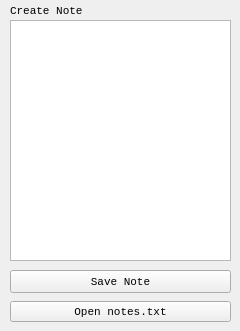
    <widget class="QWidget" name="tab_6">
     <attribute name="title">
      <string>Notes</string>
     </attribute>
     <widget class="QLabel" name="label_25">
      <property name="geometry">
       <rect>
        <x>10</x>
        <y>3</y>
        <width>221</width>
        <height>16</height>
       </rect>
      </property>
      <property name="font">
       <font>
        <family>Consolas</family>
        <pointsize>8</pointsize>
       </font>
      </property>
      <property name="text">
       <string>Create Note</string>
      </property>
      <property name="wordWrap">
       <bool>true</bool>
      </property>
     </widget>
     <widget class="QPushButton" name="pushButton_18">
      <property name="geometry">
       <rect>
        <x>10</x>
        <y>270</y>
        <width>221</width>
        <height>23</height>
       </rect>
      </property>
      <property name="font">
       <font>
        <family>Consolas</family>
        <pointsize>8</pointsize>
       </font>
      </property>
      <property name="text">
       <string>Save Note</string>
      </property>
     </widget>
     <widget class="QPushButton" name="pushButton_19">
      <property name="geometry">
       <rect>
        <x>10</x>
        <y>301</y>
        <width>221</width>
        <height>21</height>
       </rect>
      </property>
      <property name="font">
       <font>
        <family>Consolas</family>
        <pointsize>8</pointsize>
       </font>
      </property>
      <property name="text">
       <string>Open notes.txt</string>
      </property>
     </widget>
     <widget class="QPlainTextEdit" name="plainTextEdit">
      <property name="geometry">
       <rect>
        <x>10</x>
        <y>20</y>
        <width>221</width>
        <height>241</height>
       </rect>
      </property>
      <property name="font">
       <font>
        <family>Consolas</family>
        <pointsize>8</pointsize>
       </font>
      </property>
     </widget>
     <widget class="QLabel" name="label_26">
      <property name="geometry">
       <rect>
        <x>160</x>
        <y>4</y>
        <width>71</width>
        <height>16</height>
       </rect>
      </property>
      <property name="font">
       <font>
        <family>Consolas</family>
        <pointsize>8</pointsize>
       </font>
      </property>
      <property name="text">
       <string/>
      </property>
      <property name="alignment">
       <set>Qt::AlignRight|Qt::AlignTrailing|Qt::AlignVCenter</set>
      </property>
     </widget>
    </widget>
